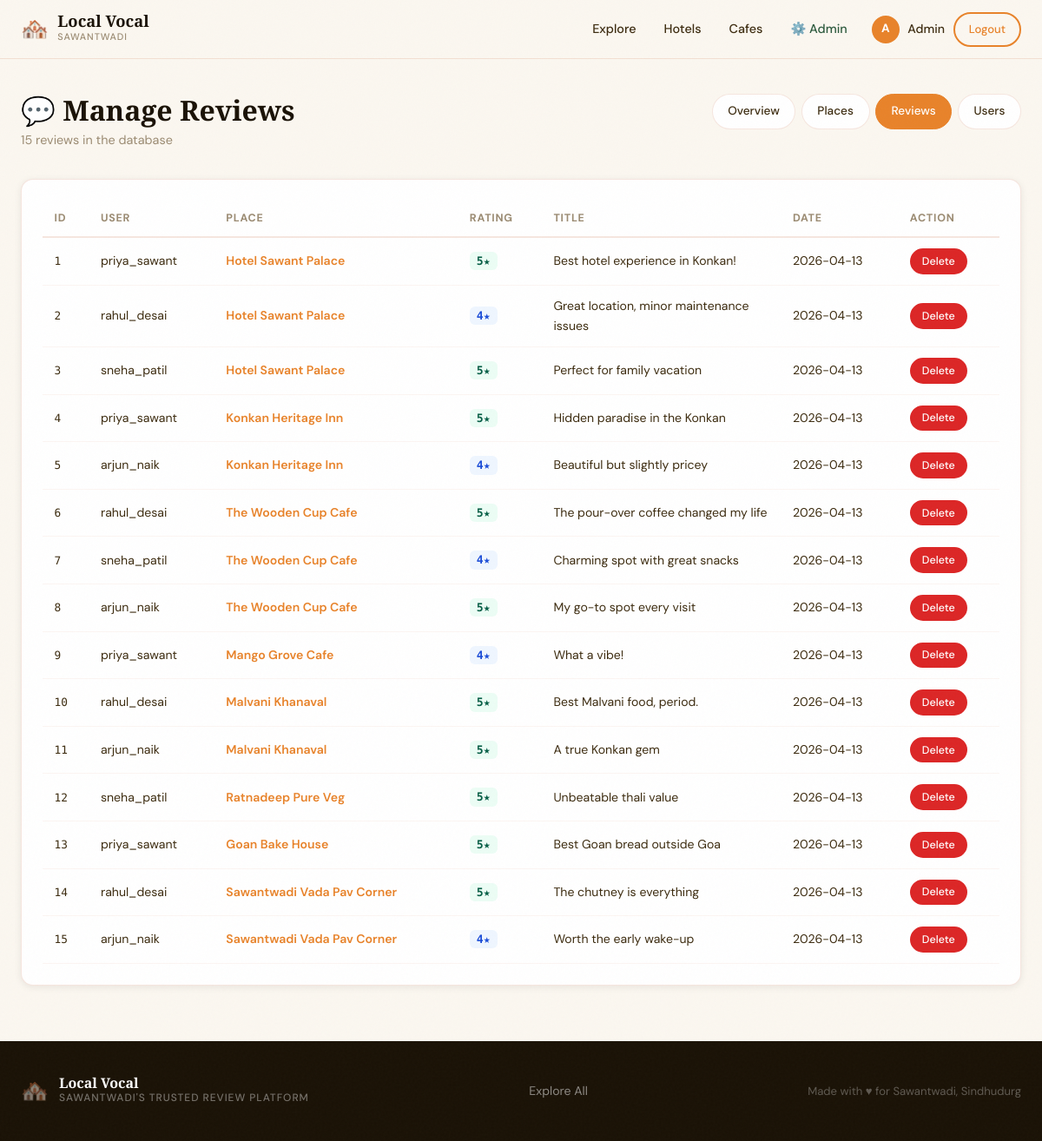
/admin/reviews (signed in), run on the app's committed database.
### tables this page shows
CREATE TABLE reviews (
    id INTEGER PRIMARY KEY AUTOINCREMENT,
    place_id INTEGER NOT NULL REFERENCES places(id),
    user_id INTEGER NOT NULL REFERENCES users(id),
    rating INTEGER NOT NULL CHECK(rating BETWEEN 1 AND 5),
    title TEXT NOT NULL,
    body TEXT NOT NULL,
    created_at TIMESTAMP DEFAULT CURRENT_TIMESTAMP,
    updated_at TIMESTAMP DEFAULT CURRENT_TIMESTAMP,
    UNIQUE(place_id, user_id)
);

CREATE TABLE users (
    id INTEGER PRIMARY KEY AUTOINCREMENT,
    username TEXT NOT NULL UNIQUE,
    name TEXT NOT NULL,
    email TEXT NOT NULL UNIQUE,
    password_hash TEXT NOT NULL,
    is_admin INTEGER DEFAULT 0,
    created_at TIMESTAMP DEFAULT CURRENT_TIMESTAMP
);

CREATE TABLE places (
    id INTEGER PRIMARY KEY AUTOINCREMENT,
    name TEXT NOT NULL,
    description TEXT,
    address TEXT,
    phone TEXT,
    website TEXT,
    price_range TEXT DEFAULT '₹₹',
    category_id INTEGER REFERENCES categories(id),
    image_url TEXT,
    is_active INTEGER DEFAULT 1,
    is_featured INTEGER DEFAULT 0,
    created_at TIMESTAMP DEFAULT CURRENT_TIMESTAMP
);

### app.py (the view)
@app.route('/admin/reviews')
@admin_required
def admin_reviews():
    db = get_db()
    reviews = db.execute('''
        SELECT r.*, u.username, p.name as place_name
        FROM reviews r JOIN users u ON r.user_id = u.id
        JOIN places p ON r.place_id = p.id
        ORDER BY r.created_at DESC
    ''').fetchall()
    return render_template('admin/reviews.html', reviews=reviews)

### app.py (called while the page is built)
def admin_required(f):
    @wraps(f)
    def decorated(*args, **kwargs):
        if 'user_id' not in session or not session.get('is_admin'):
            flash('Admin access required.', 'danger')
            return redirect(url_for('index'))
        return f(*args, **kwargs)
    return decorated

### database.py (called while the page is built)
def get_db():
    from flask import g
    if 'db' not in g:
        g.db = sqlite3.connect(DATABASE)
        g.db.row_factory = sqlite3.Row
        g.db.execute('PRAGMA foreign_keys = ON')
    return g.db

### templates/admin/reviews.html (shortened to what this page needs)
{% extends 'base.html' %}
{% block content %}
<div class="admin-page">
    <div class="container">
        <div class="admin-header">
            <div>
                <h1 class="admin-title">💬 Manage Reviews</h1>
                <p class="admin-sub">{{ reviews|length }} reviews in the database</p>
            </div>
            <div class="admin-nav-pills">
                <a href="{{ url_for('admin_dashboard') }}" class="pill">Overview</a>
                <a href="{{ url_for('admin_places') }}" class="pill">Places</a>
                <a href="{{ url_for('admin_reviews') }}" class="pill active">Reviews</a>
                <a href="{{ url_for('admin_users') }}" class="pill">Users</a>
            </div>
        </div>
        <div class="admin-panel">
            <div class="table-wrap">
                <table class="admin-table">
                    <thead>
                        <tr><th>ID</th><th>User</th><th>Place</th><th>Rating</th><th>Title</th><th>Date</th><th>Action</th></tr>
                    </thead>
                    <tbody>
                        {% for r in reviews %}
                        <tr>
                            <td class="id-cell">{{ r.id }}</td>
                            <td>{{ r.username }}</td>
                            <td><a href="{{ url_for('place_detail', place_id=r.place_id) }}" target="_blank" class="place-link">{{ r.place_name }}</a></td>
                            <td>
                                <span class="rating-badge rating-{{ r.rating }}">{{ r.rating }}★</span>
                            </td>
                            <td class="review-title-cell" title="{{ r.body }}">{{ r.title[:50] }}{% if r.title|length > 50 %}…{% endif %}</td>
                            <td>{{ r.created_at[:10] }}</td>
                            <td>
                                <form method="POST" action="{{ url_for('admin_delete_review', review_id=r.id) }}"
                                      onsubmit="return confirm('Delete this review?')">
                                    <button class="btn btn-danger btn-xs">Delete</button>
                                </form>
                            </td>
                        </tr>
                        {% endfor %}
                    </tbody>
                </table>
            </div>
        </div>
    </div>
</div>
{% endblock %}

### static/css/style.css (style rules this page uses)
:root { --saffron: #E8832A; --saffron-light: #F5A855; --saffron-pale: #FDF3E7; --terra: #C4582A; --terra-dark: #8B3A1A; --forest: #2D5A3D; --forest-light: #4A8060; --forest-pale: #EBF4EF; --ink: #1A1206; --ink-soft: #3D2C10; --dust: #9B8B72; --cream: #FBF7F0; --cream-dark: #F0E8D8; --white: #FFFFFF; --border: rgba(196,88,42,0.15); --font-display: 'Playfair Display', Georgia, serif; --font-body: 'DM Sans', system-ui, sans-serif; --font-mono: 'DM Mono', monospace; --radius-sm: 8px; --radius: 14px; --radius-lg: 22px; --radius-xl: 32px; --shadow-sm: 0 2px 8px rgba(26,18,6,0.08); --shadow: 0 4px 24px rgba(26,18,6,0.12); --shadow-lg: 0 12px 48px rgba(26,18,6,0.16); --shadow-xl: 0 24px 80px rgba(26,18,6,0.2); --transition: 0.25s cubic-bezier(0.4, 0, 0.2, 1); }
*, *::before, *::after { box-sizing: border-box; margin: 0; padding: 0; }
html { scroll-behavior: smooth; }
body { font-family: var(--font-body); background: var(--cream); color: var(--ink); line-height: 1.65; -webkit-font-smoothing: antialiased; min-height: 100vh; }
h1, h2, h3, h4 { font-family: var(--font-display); line-height: 1.2; }
a { color: var(--saffron); text-decoration: none; transition: color var(--transition); }
.container { max-width: 1200px; margin: 0 auto; padding: 0 1.5rem; }
.btn { display: inline-flex; align-items: center; gap: 0.4rem; padding: 0.65rem 1.4rem; border-radius: 100px; font-family: var(--font-body); font-weight: 500; font-size: 0.9rem; border: 2px solid transparent; cursor: pointer; transition: all var(--transition); white-space: nowrap; text-decoration: none; }
.btn-danger { background: #DC2626; color: white; border-color: #DC2626; }
.btn-xs { padding: 0.3rem 0.75rem; font-size: 0.78rem; }
.admin-page { padding: 2.5rem 0 4rem; min-height: calc(100vh - 70px); background: var(--cream); }
.admin-header { display: flex; justify-content: space-between; align-items: flex-start; margin-bottom: 2rem; flex-wrap: wrap; gap: 1rem; }
.admin-title { font-family: var(--font-display); font-size: 2rem; color: var(--ink); }
.admin-sub { color: var(--dust); font-size: 0.9rem; margin-top: 0.2rem; }
.admin-nav-pills { display: flex; gap: 0.4rem; flex-wrap: wrap; }
.pill { padding: 0.5rem 1.1rem; border-radius: 100px; font-size: 0.85rem; font-weight: 500; border: 1.5px solid var(--border); color: var(--ink-soft); background: white; transition: all var(--transition); text-decoration: none; }
.pill.active { background: var(--saffron); color: white; border-color: var(--saffron); }
.admin-panel { background: white; border-radius: var(--radius); padding: 1.5rem; border: 1px solid var(--border); box-shadow: var(--shadow-sm); }
.table-wrap { overflow-x: auto; }
.admin-table { width: 100%; border-collapse: collapse; font-size: 0.88rem; }
.admin-table th { text-align: left; padding: 0.65rem 0.85rem; font-size: 0.78rem; font-weight: 700; text-transform: uppercase; letter-spacing: 0.06em; color: var(--dust); border-bottom: 2px solid var(--border); }
.admin-table td { padding: 0.75rem 0.85rem; border-bottom: 1px solid rgba(196,88,42,0.06); color: var(--ink-soft); vertical-align: middle; }
.id-cell { font-family: var(--font-mono); font-size: 0.8rem; color: var(--dust); }
.place-link { color: var(--saffron); font-weight: 600; }
.rating-badge { font-family: var(--font-mono); font-weight: 700; font-size: 0.82rem; padding: 0.2rem 0.5rem; border-radius: 6px; }
.rating-5 { background: #ECFDF5; color: #065F46; }
.rating-4 { background: #EFF6FF; color: #1D4ED8; }
.review-title-cell { max-width: 220px; }

### data on the page
reviews: id "1", username "priya_sawant", place_name "Hotel Sawant Palace", rating "5", title "Best hotel experience in Konkan!", created_at "2026-04-13"
reviews: id "2", username "rahul_desai", place_name "Hotel Sawant Palace", rating "4", title "Great location, minor maintenance issues", created_at "2026-04-13"
reviews: id "3", username "sneha_patil", place_name "Hotel Sawant Palace", rating "5", title "Perfect for family vacation", created_at "2026-04-13"
reviews: id "4", username "priya_sawant", place_name "Konkan Heritage Inn", rating "5", title "Hidden paradise in the Konkan", created_at "2026-04-13"
reviews: id "5", username "arjun_naik", place_name "Konkan Heritage Inn", rating "4", title "Beautiful but slightly pricey", created_at "2026-04-13"
reviews: id "6", username "rahul_desai", place_name "The Wooden Cup Cafe", rating "5", title "The pour-over coffee changed my life", created_at "2026-04-13"
reviews: id "7", username "sneha_patil", place_name "The Wooden Cup Cafe", rating "4", title "Charming spot with great snacks", created_at "2026-04-13"
reviews: id "8", username "arjun_naik", place_name "The Wooden Cup Cafe", rating "5", title "My go-to spot every visit", created_at "2026-04-13"
reviews: id "9", username "priya_sawant", place_name "Mango Grove Cafe", rating "4", title "What a vibe!", created_at "2026-04-13"
reviews: id "10", username "rahul_desai", place_name "Malvani Khanaval", rating "5", title "Best Malvani food, period.", created_at "2026-04-13"
reviews: id "11", username "arjun_naik", place_name "Malvani Khanaval", rating "5", title "A true Konkan gem", created_at "2026-04-13"
reviews: id "12", username "sneha_patil", place_name "Ratnadeep Pure Veg", rating "5", title "Unbeatable thali value", created_at "2026-04-13"
reviews: id "13", username "priya_sawant", place_name "Goan Bake House", rating "5", title "Best Goan bread outside Goa", created_at "2026-04-13"
reviews: id "14", username "rahul_desai", place_name "Sawantwadi Vada Pav Corner", rating "5", title "The chutney is everything", created_at "2026-04-13"
reviews: id "15", username "arjun_naik", place_name "Sawantwadi Vada Pav Corner", rating "4", title "Worth the early wake-up", created_at "2026-04-13"

### other printed values
{{ session.name[0]|upper }} "A"
{{ session.name.split()[0] }} "Admin"
{{ reviews|length }} "15"
